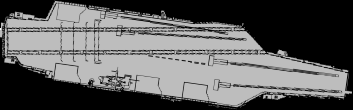
#> input picture boat03.png, 353 x 110 px, given in place of board.png, which was not available
$ python boardroom_compose2.py
#> lines starting #> are read from the running program, lines starting #| are printed output that depends on the picture; after the words box and inside, x2 and y2 are one past the last pixel; in counts of white or black regions, pixels touching at a corner belong together; pictures that were not available may be replaced by others from this repository, and a replacement may not be noted
import numpy as np
import cv2
import sys
#import matplotlib.pyplot as plt
import sys, getopt

# [99 lines left out: function vfa86Compose, not called in this run]

    # [12 lines of commented-out code are left out]

def defaultCompose(options):
    gamma = 0.8                                   # change the value here to get different result

    try:
        img = cv2.imread('board.png',cv2.IMREAD_COLOR)
    except:
        print('exception thrown while opening image')

    if img is None:
        print('image is none.')
        print('Error opening image.')
        sys.exit(0)


    #cv2.blur(img,(13,13))
    img = cv2.GaussianBlur(img,(3,3),0)
    img = cv2.bilateralFilter(img,4,35,35)
    #img = adjust_gamma(img,gamma=gamma)

    #img = cv2.GaussianBlur(img,(3,3),0)
    #img = cv2.bilateralFilter(img,4,35,125)

    m = (0,0,0)
    s=(1,1,1)
    imgnoise = img.copy()
    cv2.randn(imgnoise,m,s);
    #img = img + imgnoise

    rows,cols,ch = img.shape
    #print('Image size: ', rows, ' by ', cols)

    RGB_img = cv2.cvtColor(img, cv2.COLOR_BGR2RGB)
    #img = RGB_img

    srcRect = np.float32([[0,0],[cols,0],[0,rows],[cols,rows]])
    destRect = np.float32([[620,143],[1519,219],[623,793],[1517,736]])

    M = cv2.getPerspectiveTransform(srcRect,destRect)

    dst = cv2.warpPerspective(img,M,(1920,1080))

    # [9 lines of commented-out code are left out]

    bgimg = options['backgroundImage']
    print('Background image: ' , bgimg)
    bg = cv2.imread(bgimg)
    bg_rgb = cv2.cvtColor(bg, cv2.COLOR_BGR2RGB)
    # [7 lines of commented-out code are left out]
    mask = np.zeros(dst.shape[:2],np.uint8)
    # [5 lines of commented-out code are left out]
    roi_corners = np.array([[(620,143), (1519,219), (1517,736),(623,793)]], dtype=np.int32)
    channel_count = dst.shape[2]  # i.e. 3 or 4 depending on your image
    ignore_mask_color = (255,)*channel_count
    cv2.fillPoly(mask, roi_corners, ignore_mask_color)

    ret, mask = cv2.threshold(mask, 1, 255, cv2.THRESH_BINARY)
    mask_inv = cv2.bitwise_not(mask)
    dst_out = cv2.bitwise_and(dst,dst,mask = mask)
    bg_out = cv2.bitwise_and(bg,bg,mask=mask_inv)
    combined = cv2.add(dst_out,bg_out)


    #cv2.imwrite('mask.png', mask)
    #cv2.imwrite('combined.png',combined)

    fg = cv2.imread('fg_mask_rob.png',0)
    ret, fgmask = cv2.threshold(fg, 1, 255, cv2.THRESH_BINARY)
    fgmask_inv = cv2.bitwise_not(fgmask)
    combined = cv2.bitwise_and(combined,combined,mask=fgmask_inv)
    fgimg = cv2.bitwise_and(bg,bg,mask=fgmask)
    final = cv2.add(combined,fgimg)

    cv2.imwrite('final.jpg',final)


# [7 lines left out: function adjust_gamma, not called in this run]

gamma = 0.8                                   # change the value here to get different result

try:
    img = cv2.imread('board.png',cv2.IMREAD_COLOR)
#> img is the input picture: shape (110, 353, 3); min 0, max 255, mean 94.3
except:
    print('exception thrown while opening image')

if img is None:
    print('image is none.')
    print('Error opening image.')
    sys.exit(0)


#cv2.blur(img,(13,13))
img = cv2.GaussianBlur(img,(3,3),0)
img = cv2.bilateralFilter(img,4,35,35)
#img = adjust_gamma(img,gamma=gamma)

#img = cv2.GaussianBlur(img,(3,3),0)
#img = cv2.bilateralFilter(img,4,35,125)

m = (0,0,0)
s=(3,3,3)
imgnoise = img.copy()
cv2.randn(imgnoise,m,s);
img = img + imgnoise

rows,cols,ch = img.shape
#> rows = 110; cols = 353; ch = 3
#print('Image size: ', rows, ' by ', cols)

RGB_img = cv2.cvtColor(img, cv2.COLOR_BGR2RGB)
#img = RGB_img

srcRect = np.float32([[0,0],[cols,0],[0,rows],[cols,rows]])
#> srcRect = [[0, 0], [353, 0], [0, 110], [353, 110]]
destRect = np.float32([[620,143],[1519,219],[623,793],[1517,736]])

M = cv2.getPerspectiveTransform(srcRect,destRect)

dst = cv2.warpPerspective(img,M,(1920,1080))
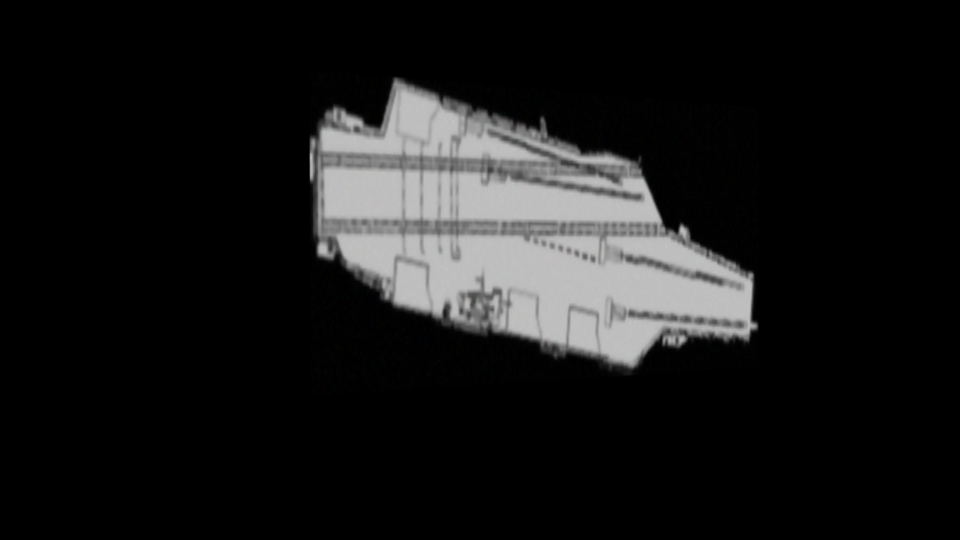
#> dst: shape (1080, 1920, 3) (shown at 1/2 size); mean B, G, R 24.7, 24.7, 24.7

# [9 lines of commented-out code are left out]

backgroundImage = 'boardroom 01.jpg'
squadron = ''
import shutil
import sys

if len(sys.argv)>= 2:
    print('Argument Number 2: ', str(sys.argv[1]))

    if str(sys.argv[1]) == 'turkey':
        backgroundImage = 'boardroom 02.jpg'
        airframe = 'F-14B'
        #shutil.copy2('board.png', 'final.jpg')
        #sys.exit()
    elif str(sys.argv[1]) == 'hornet':
        airframe = 'FA-18C_hornet'
        backgroundImage = 'boardroom 01.jpg'
        #shutil.copy2('board.png', 'final.jpg')
        #sys.exit()
    elif str(sys.argv[1]) == 'scooter':
        airframe = 'A-4E-C'
        backgroundImage = 'boardroom_03.jpg'
    elif str(sys.argv[1]) == 'goshawk':
        airframe = 'T-45'
        backgroundImage = 'boardroom T45.jpg'
        #shutil.copy2('board.png', 'final.jpg')
        #sys.exit()
    elif str(sys.argv[1]) == 'harrier':
        airframe = 'AV8BNA'
        backgroundImage = 'boardroom AV8.jpg'
if len(sys.argv) >= 3:
    ruleset = str(sys.argv[2])

if len(sys.argv) >= 4:
    squadron = str(sys.argv[3]);
    print('Squadron: ', squadron)


options = {}
options['backgroundImage'] = backgroundImage

if squadron == '':
    defaultCompose(options)
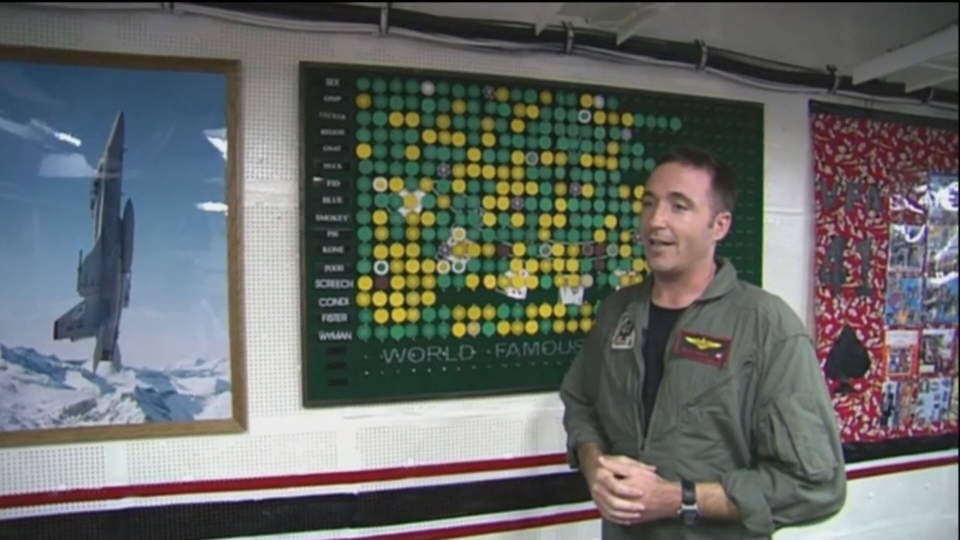
#> input picture boardroom 01.jpg, 1920 x 1080 px (shown at 1/2 size)
#> in defaultCompose, bg is the input picture: shape (1080, 1920, 3); mean B, G, R 103.2, 104.9, 102
#> in defaultCompose, `cv2.fillPoly(mask, roi_corners, ignore_mask_color)`:
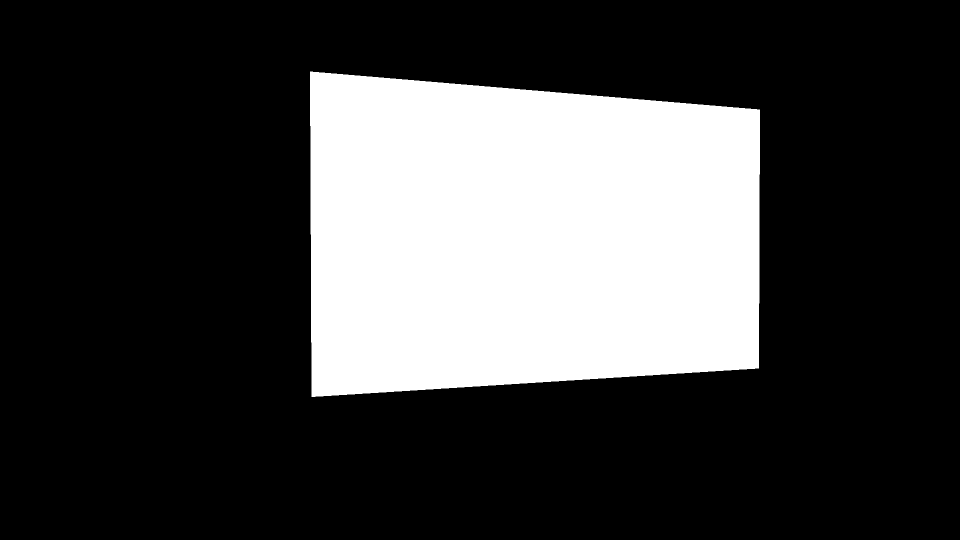
#> mask: shape (1080, 1920) (shown at 1/2 size); 25.3% white; 1 white region, box (x1, y1, x2, y2) and area: (620, 143, 1520, 794) 524586
#> in defaultCompose, `bg_out = cv2.bitwise_and(bg,bg,mask=mask_inv)`:
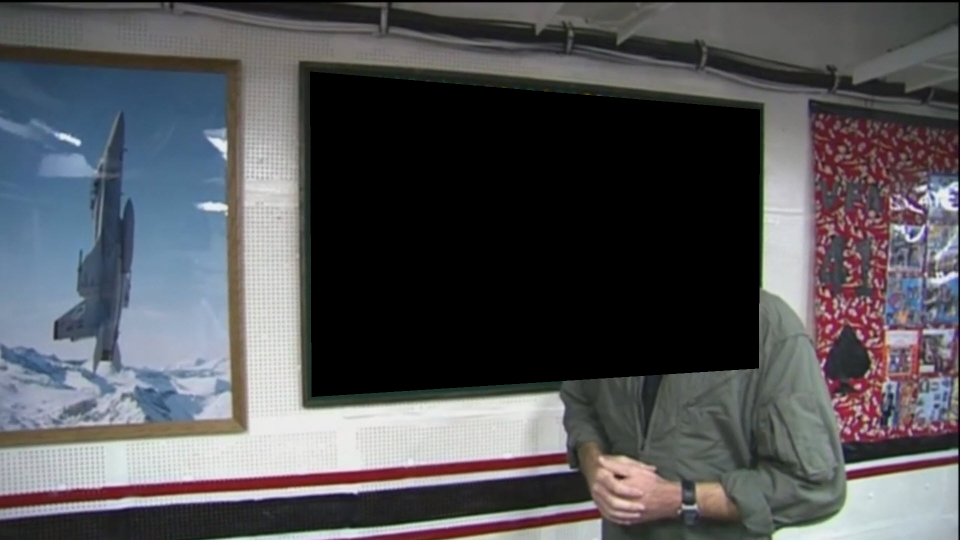
#> bg_out: shape (1080, 1920, 3) (shown at 1/2 size); mean B, G, R 87.7, 83.9, 83.5
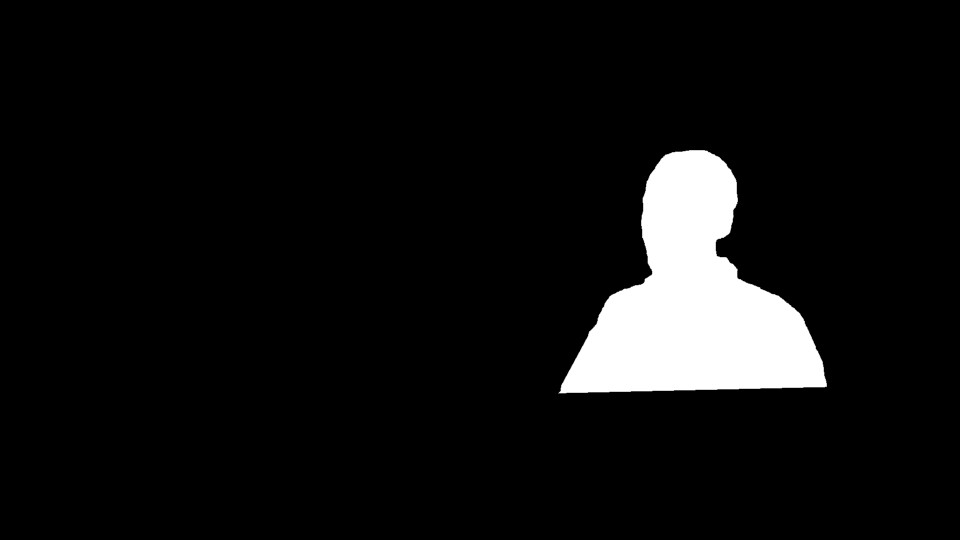
#> input picture fg_mask_rob.png, 1920 x 1080 px (shown at 1/2 size)
#> in defaultCompose, fg is the input picture: shape (1080, 1920); min 0, max 255, mean 16.7
#> in defaultCompose, `ret, fgmask = cv2.threshold(fg, 1, 255, cv2.THRESH_BINARY)`: fgmask: shape (1080, 1920); 6.6% white; 1 white region, box (x1, y1, x2, y2) and area: (1116, 300, 1654, 787) 136905
#> in defaultCompose, `fgmask_inv = cv2.bitwise_not(fgmask)`:
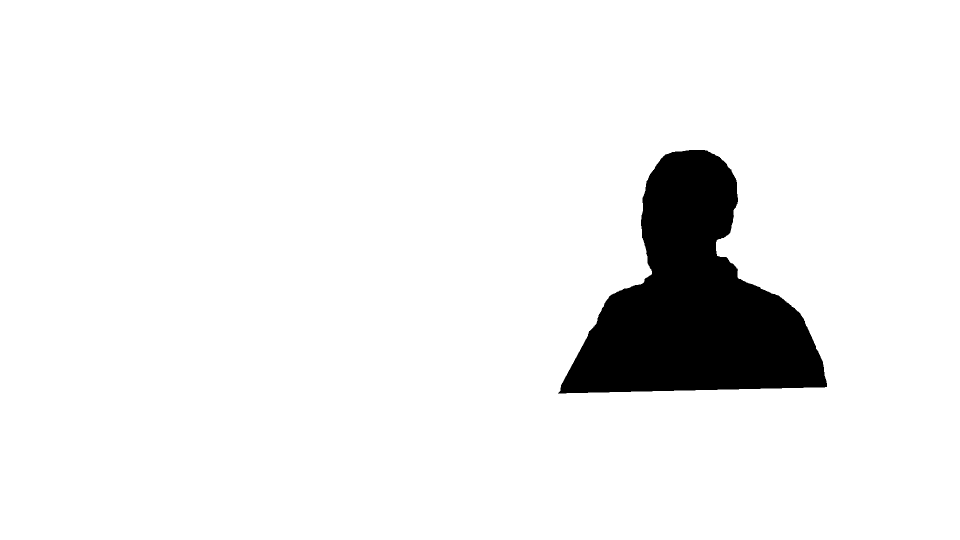
#> fgmask_inv: shape (1080, 1920) (shown at 1/2 size); 93.4% white; 1 black region, box (x1, y1, x2, y2) and area: (1116, 300, 1654, 787) 136905
#> in defaultCompose, `final = cv2.add(combined,fgimg)`:
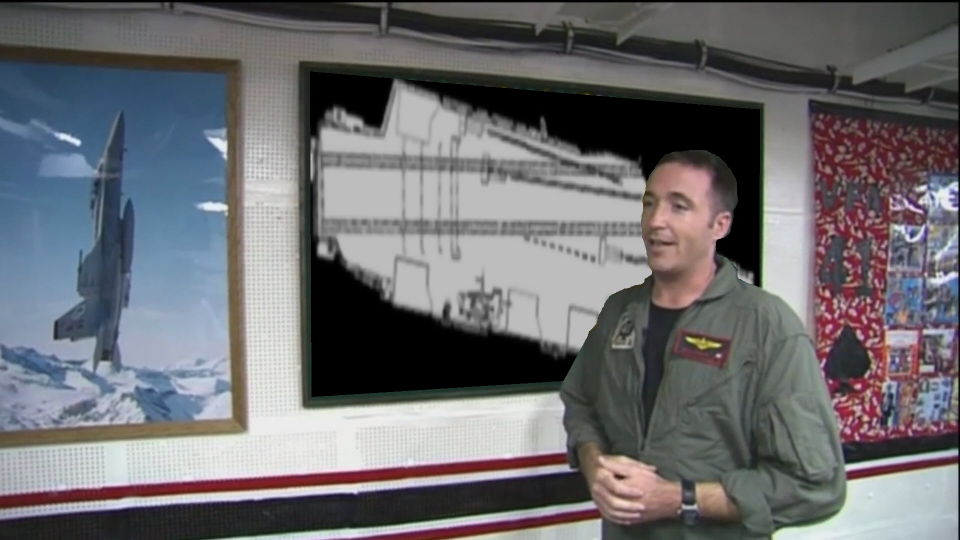
#> final: shape (1080, 1920, 3) (shown at 1/2 size); mean B, G, R 111.9, 108.4, 108.7
elif squadron == 'vfa86':
    options['backgroundImage']='86greenieboard.jpg'
    options['emblem'] = '86greenieboard_emblem.png'
    options['frame'] = '86greenieboard_frame.png'
    options['mask'] = '86greenieboard_frame_mask.png'

    vfa86Compose(options)
elif squadron == 'vf211':
    print('vf211')
    options['backgroundImage']='211greenieboard.jpg'
    options['emblem'] = '211greenieboard_emblem.png'
    options['frame'] = '86greenieboard_frame.png'
    options['mask'] = '86greenieboard_frame_mask.png'

    vfa86Compose(options)
elif squadron == 'vma513':
    print('vma513 squadron')
else:
    defaultCompose(options)

##plt.show()
